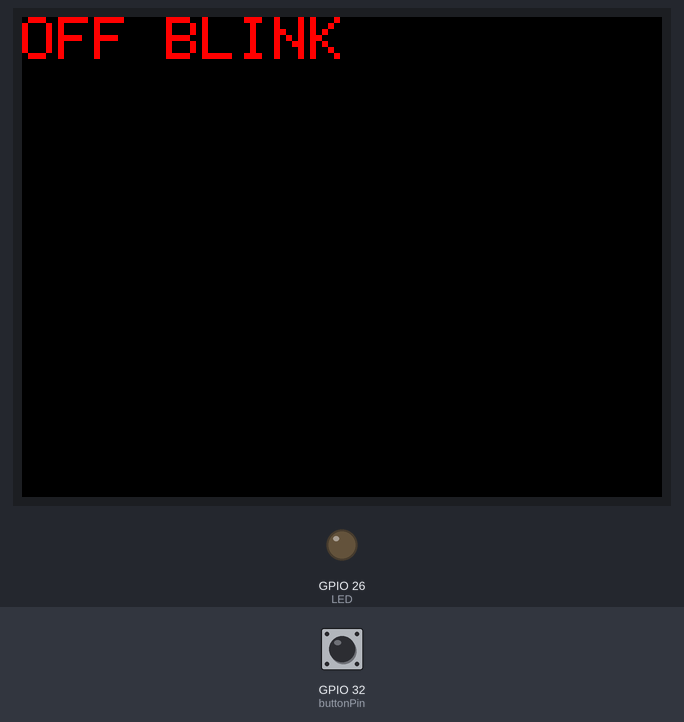
Bench run of a sketch on a simulated ESP32. On the bench: 320×240 colour display, output pins drawn as LEDs (lit = HIGH). The test bench sets the inputs (shaded band); at power-on: GPIO 32 (buttonPin) HIGH.

Above: at 1.4 s.
1.5 s: GPIO 32 (buttonPin) pulled LOW for 1.3 s
At 3.2 s:
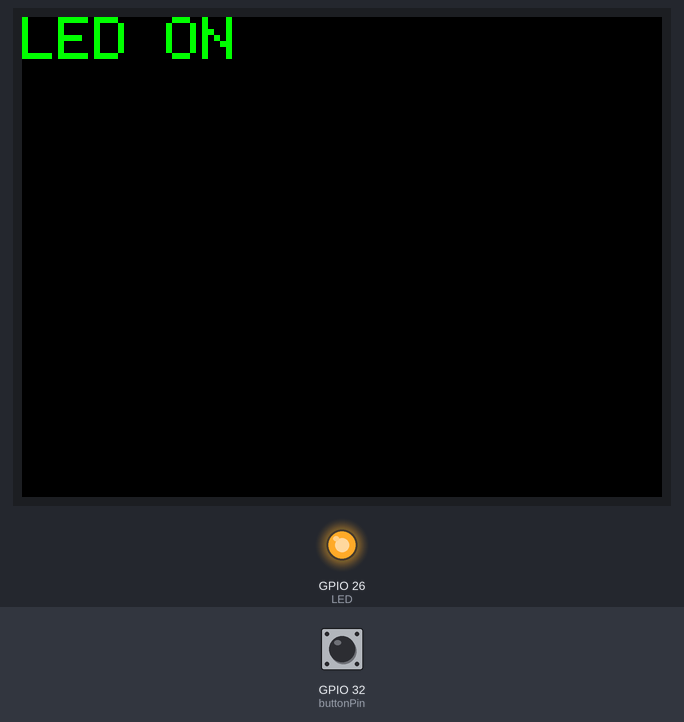
At 4.2 s:
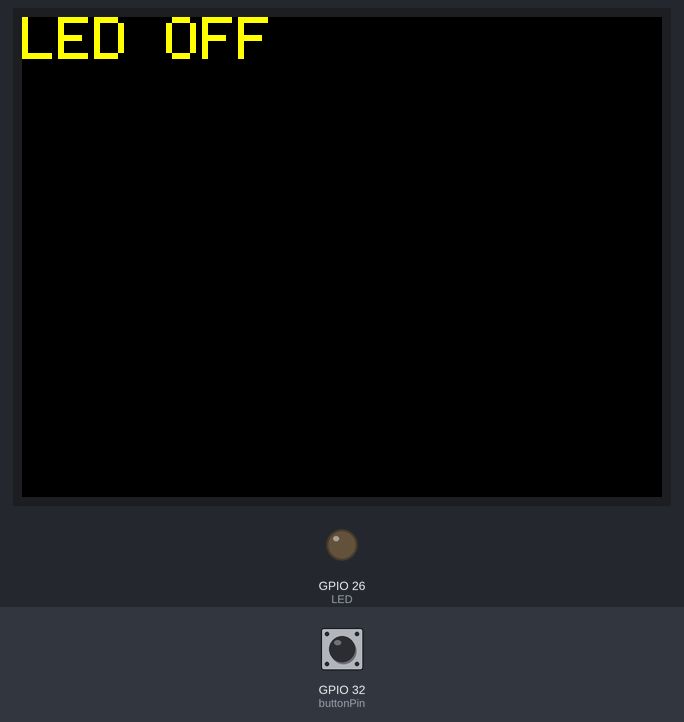
Timing chart, 0 to 5.7 s (numbered marks = the images above; inputs shaded):
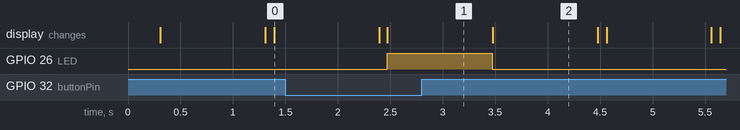

The sketch:

LEDKELIP_DISPLAY.ino
```cpp
// Declare the pins for the Button and the LED
int buttonPin = 32;
int LED = 26;

#include <TFT_eSPI.h>       // Hardware-specific library

TFT_eSPI tft = TFT_eSPI();  // Invoke custom library

void setup(void) {
  Serial.begin(115200);   // Set baudrate
  tft.init();              //initialize TFT display
  tft.invertDisplay(true); // activate display in invert
  tft.setRotation(1);       // Set rotation
  tft.fillScreen(TFT_BLACK); // Fill the initial display screen black
 // Define pin #26 as input and activate the internal pull-up resistor
  pinMode(buttonPin, INPUT_PULLUP);
 // Define pin #27 as output, for the LED
  pinMode(LED, OUTPUT);
}

void loop() {

tft.fillScreen(TFT_BLACK); // black screen fill
tft.setTextSize(3);        // set text size


// Read the value of the input. It can either be 1 or 0
int buttonValue = digitalRead(buttonPin);
  if (buttonValue == LOW){
      // If button pushed, Blinking LED
  digitalWrite(LED, HIGH);                       // turn the LED on (HIGH is the voltage level)
  tft.setCursor(0, 0);      //Set text initial coordianate
  tft.setTextColor(TFT_GREEN, TFT_BLACK);         //Set text colour text: GREEN background text: black
  tft.println("LED ON");                        // Display LED ON when LED is On
  delay(1000);                                  // wait for a second
  digitalWrite(LED, LOW);                       // turn the LED off by making the voltage LOW
  tft.setCursor(0, 0);      //Set text initial coordianate
  tft.setTextColor(TFT_YELLOW, TFT_BLACK);         //Set text colour text: YELLOW background text: black
  tft.println("LED OFF");                       // Display LED OFF when LED is Off
  delay(1000);                                   // wait for a second
   } else {
      // Otherwise, turn the LED off or button not press
      digitalWrite(LED, LOW);                   // turn the LED off by making the voltage LOW
      tft.setCursor(0, 0);      //Set text initial coordianate
      tft.setTextColor(TFT_RED, TFT_BLACK);     //Set text colour text: red background text: black
      tft.println("OFF BLINK");                 // Display LED OFF when LED is Off
      delay(1000);                              // wait for a second
   }

}
```

Measured:
- after the input at 1.5 s, GPIO 26 (LED): LOW → HIGH after 0.97 s, → LOW 1.0 s later; the display: first differs from a run without the input after 0.97 s (image 1)
- what the display in image 2 shows lasts 1.0 s, from 3.5 s to 4.5 s
